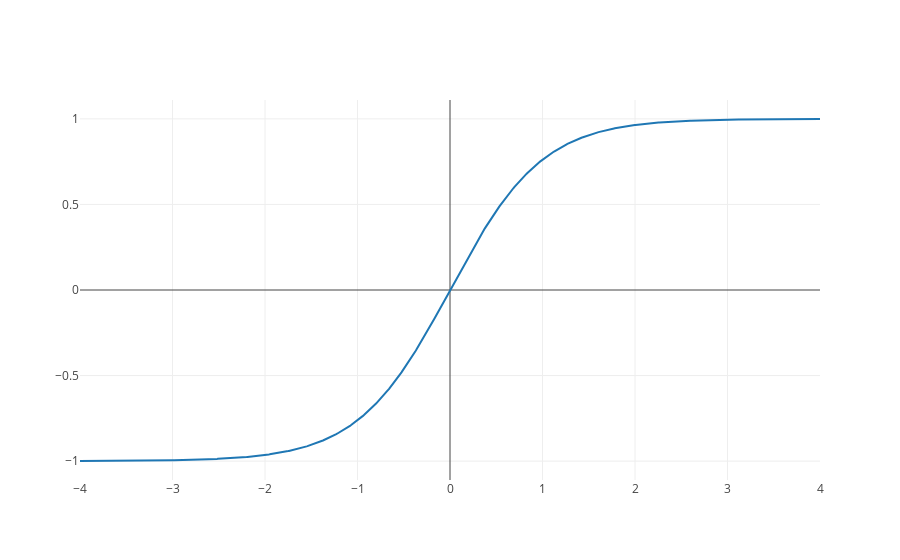

The code cell stored with this chart in its notebook:
### Code cell
trace0 = go.Scatter(
    x=x,
    y=tanh_data
)

plotly.offline.iplot([trace0])

### Figure 1 — Plotly figure (JSON) as saved in the notebook; plotly's stock layout.template omitted (floating-point values rounded to 4 significant figures; data arrays with more than 128 entries replaced by an {"elided": "..."} marker saying what was removed)
{"data": [{"type": "scatter", "uid": "d051504f-cd79-443c-9344-647dd32e986d", "x": {"elided": "1000 float values"}, "y": {"elided": "1000 float values"}}], "layout": {"autosize": true, "xaxis": {"autorange": true, "range": [-4, 4], "type": "linear"}, "yaxis": {"autorange": true, "range": [-1.11, 1.11], "type": "linear"}}}
